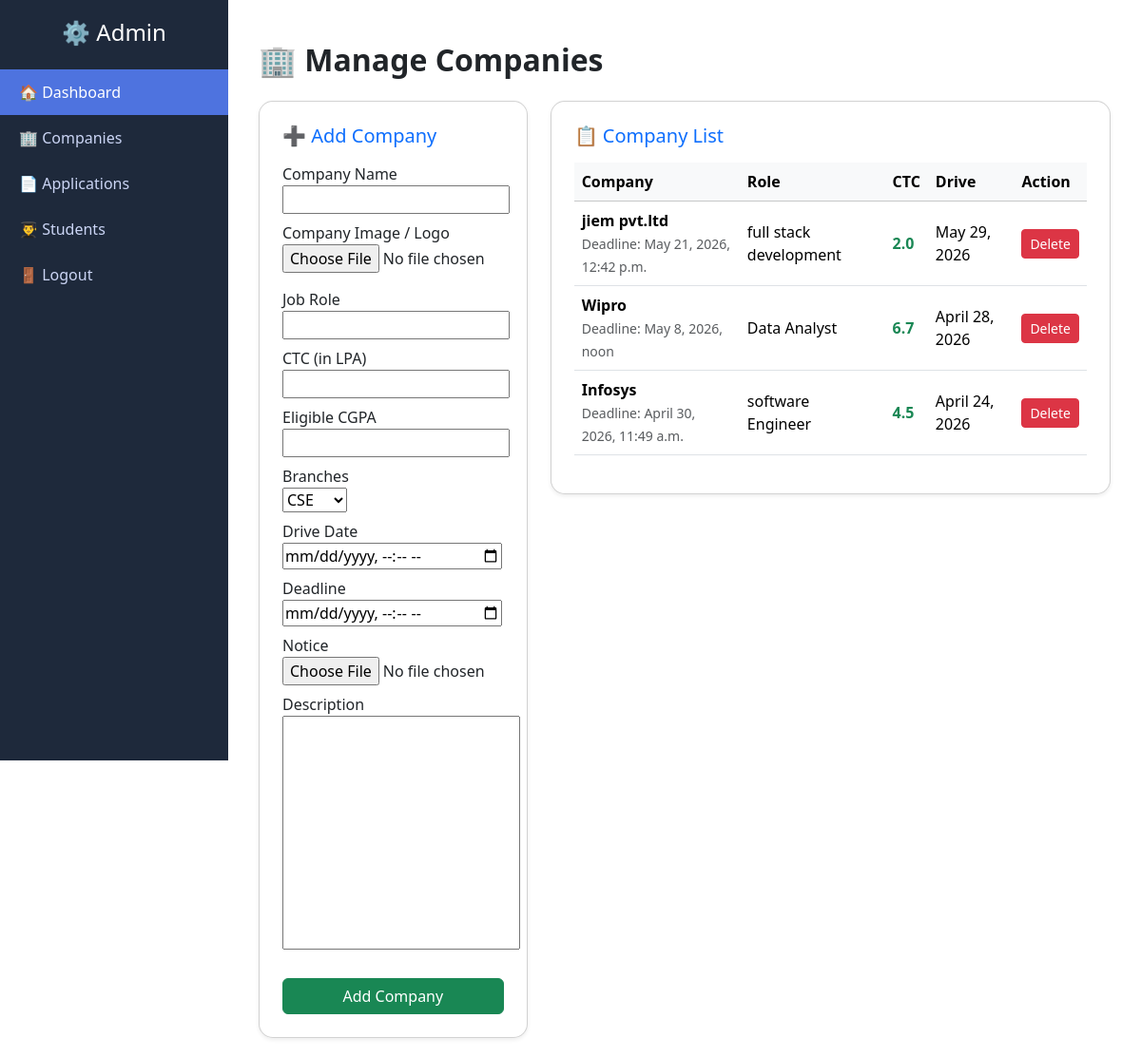
/manage_company/ (signed in), run on the app's committed database.
### core/models.py (models this page shows, shortened)
class Company(models.Model):
    company_name = models.CharField(max_length=200)
    job_role = models.CharField(max_length=200)
    ctc = models.FloatField()
    drive_date = models.DateField(null=True,blank=True)
    deadline = models.DateTimeField(null=True, blank=True)
    eligibility_cgpa = models.FloatField()
    allowed_branches = models.CharField(
        max_length=20,
        choices=BRANCH_CHOICES,
        default='CSE'
    )
    drive_notice = models.FileField(upload_to='drive_notices/', null=True, blank=True)
    description = models.TextField()
    image = models.ImageField(upload_to='company_logos/', null=True, blank=True)
    created_by = models.ForeignKey(User, on_delete=models.CASCADE, null=True)

### core/views.py (the view)
# urls.py: path('manage_company/',views.manage_companies,name='manage_company'),
@login_required
def manage_companies(request):
    if not request.user.is_superuser:
        return redirect('home')
    if request.method == "POST":
        form = CompanyForm(request.POST)
        if form.is_valid():
            company = form.save(commit=False)
            company.created_by = request.user
            company.save()
            return redirect('manage_company')
    else:
        form = CompanyForm()
    companies = Company.objects.all().order_by('-id')
    return render(request, 'manage_companies.html', {
        'form': form,
        'companies': companies
    })

### core/forms.py
class CompanyForm(forms.ModelForm):
    drive_date = forms.DateTimeField(
        input_formats=['%Y-%m-%dT%H:%M'],
        widget=forms.DateTimeInput(attrs={'type': 'datetime-local'})
    )
    deadline = forms.DateTimeField(
        input_formats=['%Y-%m-%dT%H:%M'],
        widget=forms.DateTimeInput(attrs={'type': 'datetime-local'})
    )
    class Meta:
        model = Company
        fields = [
            'company_name',
            'job_role',
            'ctc',
            'drive_notice',
            'description',
            'eligibility_cgpa',
            'allowed_branches',
            'drive_date',
            'deadline',
            'image',
        ]

### core/templates/manage_companies.html (shortened to what this page needs)
{% extends 'admin_base.html'%}
{% block content %}
<div class="container mt-4">
    <h2 class="mb-4 fw-bold">🏢 Manage Companies</h2>
    <div class="row">
<div class="col-md-4">
    <div class="card shadow-sm p-4" style="border-radius:15px;">
        <h5 class="mb-3 text-primary">➕ Add Company</h5>
        <form method="POST" enctype="multipart/form-data">
            <span>Company Name</span>
            <div class="mb-2">{{ form.company_name }}</div>
            <span>Company Image / Logo</span>
            <div class="mb-3">{{ form.image }}</div>
            <span>Job Role</span>
            <div class="mb-2">{{ form.job_role }}</div>
            <span>CTC (in LPA)</span>
            <div class="mb-2">{{ form.ctc }}</div>
            <span>Eligible CGPA</span>
            <div class="mb-2">{{ form.eligibility_cgpa }}</div>
            <span>Branches</span>
            <div class="mb-2">{{ form.allowed_branches }}</div>
            <span>Drive Date</span>
            <div class="mb-2">{{ form.drive_date }}</div>
            <span>Deadline</span>
            <div class="mb-2">{{ form.deadline }}</div>
            <span>Notice</span>
            <div class="mb-2">{{ form.drive_notice }}</div>
            <span>Description</span>
            <div class="mb-3">{{ form.description }}</div>
            <button type="submit" class="btn btn-success w-100 mt-2">
                Add Company
            </button>
        </form>
    </div>
</div>
        <div class="col-md-8">
            <div class="card shadow-sm p-4" style="border-radius:15px;">
                <h5 class="mb-3 text-primary">📋 Company List</h5>
                <div class="table-responsive">
                    <table class="table table-hover align-middle">
                        <thead class="table-light">
                            <tr>
                                <th>Company</th>
                                <th>Role</th>
                                <th>CTC</th>
                                <th>Drive</th>
                                <th>Action</th>
                            </tr>
                        </thead>
                        <tbody>
                        {% for company in companies %}
                        <tr>
                            <td>
                                <strong>{{ company.company_name }}</strong><br>
                                <small class="text-muted">
                                    Deadline: {{ company.deadline }}
                                </small>
                            </td>
                            <td>{{ company.job_role }}</td>
                            <td class="text-success fw-bold">{{ company.ctc }}</td>
                            <td>{{ company.drive_date }}</td>
                            <td>
                                <a href="{% url 'delete_company' company.id %}"
                                   class="btn btn-danger btn-sm">
                                    Delete
                                </a>
                            </td>
                        </tr>
                        {% empty %}
                        <tr>
                            <td colspan="5" class="text-center text-muted">
                                No companies added yet
                            </td>
                        </tr>
                        {% endfor %}
                        </tbody>
                    </table>
                </div>
            </div>
        </div>
    </div>
</div>
{% endblock %}

### core/templates/admin_base.html (style rules this page uses)
body { overflow-x: hidden; }

### core/templates/manage_companies.html (style rules this page uses)
textarea { width: 250px !important; resize: none; }

### data on the page
Company: company_name "jiem pvt.ltd", deadline "May 21, 2026, 12:42 p.m.", job_role "full stack development", ctc "2.0", drive_date "May 29, 2026"
Company: company_name "Wipro", deadline "May 8, 2026, noon", job_role "Data Analyst", ctc "6.7", drive_date "April 28, 2026"
Company: company_name "Infosys", deadline "April 30, 2026, 11:49 a.m.", job_role "software Engineer", ctc "4.5", drive_date "April 24, 2026"
